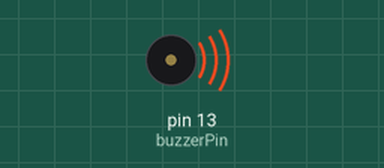
Bench run of a sketch on a simulated Arduino Uno, built with avr-gcc and run on an emulated ATmega328P. Parts: buzzer (waves = sounding). What the sketch prints to the serial monitor is not drawn.

Above: at 0.2 s.
At 20.5 s:
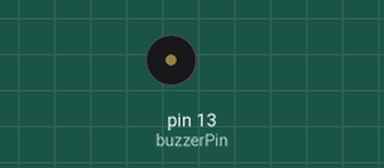
Timing chart, 0 to 22.0 s (numbered marks = the images above):
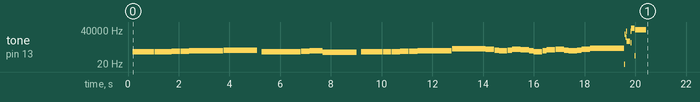

Measured:
- by itself, tone on pin 13 (buzzerPin): plays 294 Hz for 0.85 s, 294 Hz for 0.33 s, 294 Hz for 0.33 s, 330 Hz for 0.33 s, 330 Hz for 0.33 s, 392 Hz for 0.33 s … (51 notes in this stretch)

The sketch:

sketch_sunday_clothes.ino
```cpp
#define PAUSE 0
#define NOTE_B0  31
#define NOTE_C1  33
#define NOTE_CS1 35
#define NOTE_D1  37
#define NOTE_DS1 39
#define NOTE_E1  41
#define NOTE_F1  44
#define NOTE_FS1 46
#define NOTE_G1  49
#define NOTE_GS1 52
#define NOTE_A1  55
#define NOTE_AS1 58
#define NOTE_B1  62
#define NOTE_C2  65
#define NOTE_CS2 69
#define NOTE_D2  73
#define NOTE_DS2 78
#define NOTE_E2  82
#define NOTE_F2  87
#define NOTE_FS2 93
#define NOTE_G2  98
#define NOTE_GS2 104
#define NOTE_A2  110
#define NOTE_AS2 117
#define NOTE_B2  123
#define NOTE_C3  131
#define NOTE_CS3 139
#define NOTE_D3  147
#define NOTE_DS3 156
#define NOTE_E3  165
#define NOTE_F3  175
#define NOTE_FS3 185
#define NOTE_G3  196
#define NOTE_GS3 208
#define NOTE_A3  220
#define NOTE_AS3 233
#define NOTE_B3  247
#define NOTE_C4  262
#define NOTE_CS4 277
#define NOTE_D4  294
#define NOTE_DS4 311
#define NOTE_E4  330
#define NOTE_F4  349
#define NOTE_FS4 370
#define NOTE_G4  392
#define NOTE_GS4 415
#define NOTE_A4  440
#define NOTE_AS4 466
#define NOTE_B4  494
#define NOTE_C5  523
#define NOTE_CS5 554
#define NOTE_D5  587
#define NOTE_DS5 622
#define NOTE_E5  659
#define NOTE_F5  698
#define NOTE_FS5 740
#define NOTE_G5  784
#define NOTE_GS5 831
#define NOTE_A5  880
#define NOTE_AS5 932
#define NOTE_B5  988
#define NOTE_C6  1047
#define NOTE_CS6 1109
#define NOTE_D6  1175
#define NOTE_DS6 1245
#define NOTE_E6  1319
#define NOTE_F6  1397
#define NOTE_FS6 1480
#define NOTE_G6  1568
#define NOTE_GS6 1661
#define NOTE_A6  1760
#define NOTE_AS6 1865
#define NOTE_B6  1976
#define NOTE_C7  2093
#define NOTE_CS7 2217
#define NOTE_D7  2349
#define NOTE_DS7 2489
#define NOTE_E7  2637
#define NOTE_F7  2794
#define NOTE_FS7 2960
#define NOTE_G7  3136
#define NOTE_GS7 3322
#define NOTE_A7  3520
#define NOTE_AS7 3729
#define NOTE_B7  3951
#define NOTE_C8  4186
#define NOTE_CS8 4435
#define NOTE_D8  4699
#define NOTE_DS8 4978

#define TEMPO 180

int buzzerPin = 13;

typedef struct {
    int note;
    int duration;
    bool tied;
} dataNode;

void playNote(dataNode x){
  Serial.print("PlayNote - Signed");
  Serial.print(x.duration);
  Serial.print(" - Actual:");
  //int actualDuration = 1000 /x.duration;

  //note duration
  double d = (60.0 * 1000.0 / (176.0 * 2)) * 4;
  int actualDuration = d / x.duration;

  Serial.println(actualDuration);
  int pauseBetweenNotes = actualDuration *1.3;
  tone(buzzerPin, x.note, actualDuration);
  delay(pauseBetweenNotes);
  //noTone(buzzerPin);
}

dataNode song2[] = {
  {NOTE_C4, 4},
  {NOTE_G3, 8},
  {NOTE_G3, 8},
  {NOTE_A3, 4},
  {NOTE_G3, 4},
  {PAUSE, 4},
  {NOTE_B3, 4},
  {NOTE_C4, 4}
};


// 60,000 ÷ 140 BPM = 428.57 ms per beat/quarter note.
//
//BPM   1/4   1/8   1/8T  1/16  1/32  1/64  1/128
//176   341ms 170ms 114ms 85ms  43ms  21ms  11ms
//
// 8T :: 12


dataNode song[] = {
  // Tempo: 176
  //21
  {PAUSE, 8},
  {NOTE_D4, 8},
  {NOTE_D4, 8},
  {NOTE_D4, 8},
  {NOTE_D4, 4},
  {NOTE_D4, 4},

  //22
  {NOTE_D4, 4},
  {NOTE_E4, 4},
  {NOTE_E4, 4},
  {NOTE_G4, 4},

  //23
  {NOTE_G4, 2},
  {NOTE_FS4 , 4},
  {NOTE_A4, 4, true},

  //24
  {NOTE_A4, 1},

  //25
  {PAUSE, 8},
  {NOTE_D4, 8},
  {NOTE_D4, 8},
  {NOTE_D4, 8},
  {NOTE_D4, 4},
  {NOTE_D4, 4},

  //26
  {NOTE_D4, 4},
  {NOTE_E4, 4},
  {NOTE_G4, 8, true},//dotted
  {NOTE_G4, 4}, //dotted
  {NOTE_FS4, 8},

  //27
  {NOTE_C4, 1, true},

  //28
  {NOTE_C4, 1} ,

  //29
  {PAUSE, 8},
  {NOTE_D4, 8},
  {NOTE_D4, 8},
  {NOTE_D4, 8},
  {NOTE_D4, 4},
  {NOTE_D4, 4},

  //30
  {NOTE_D4, 4},
  {NOTE_E4, 4},
  {NOTE_E4, 4},
  {NOTE_G4, 4},

  //31
  {NOTE_G4, 2},
  {NOTE_FS4, 4},
  {NOTE_D5, 4, true},

  //32
  {NOTE_D5, 1},

  //33
  {NOTE_CS5, 4},
  {NOTE_A4, 8},
  //{NOTE_FS4, 8},
  //{NOTE_FS4, 8},
  {NOTE_FS4, 4},
  {NOTE_A4, 8},
  {NOTE_CS5, 4},

  //34
  {NOTE_B4, 4},
  {NOTE_G4, 8},
  //{NOTE_D4, 8},
  //{NOTE_D4, 8},
  {NOTE_D4, 4},
  {NOTE_G4, 8},
  {NOTE_B4, 4},

  //35
  {NOTE_CS5, 4},
  {NOTE_A4, 8},
  //{NOTE_FS4, 8},
  //{NOTE_FS4, 8},
  {NOTE_FS4, 4},
  {NOTE_A4, 8},
  {NOTE_CS5, 4},

  //36
  {NOTE_E5, 1}
};

int musicSize = (sizeof(song)/sizeof(int)/2);

int songTempo = TEMPO;
long currentNote = -1;
long lastTime = 0;
int lastNoteDuration = 0;

void play(){
  unsigned long currentTime = millis();

  Serial.print("Tied: ");
  Serial.print(song[currentNote].tied);


  if(currentTime > (lastTime + lastNoteDuration) && currentNote <= musicSize){
    Serial.print(" . . ");
    currentNote++;

    //note duration
    double d = (60.0 * 1000.0 / songTempo) * 4;
    int actualDuration = d / song[currentNote].duration;
    if(song[currentNote].tied && (song[currentNote].note == song[currentNote+1].note)){
      int nextNoteDuration = d / song[currentNote+1].duration;
      actualDuration =+ nextNoteDuration;
      currentNote++;
    }

    tone(buzzerPin, song[currentNote].note, actualDuration);
    //delay(actualDuration *1.3);
    //noTone(buzzerPin);
    lastNoteDuration = actualDuration;
    lastTime = currentTime;
  }

  if(currentNote >= musicSize)
  {
    noTone(buzzerPin);
  }
  Serial.println();
}

void setup() {
  Serial.begin(9600);
}

bool songFinished = false;

void loop_orig(){
  if(!songFinished){
    for (int i = 0; i < musicSize; i++) {
      playNote(song[i]);
    }
    songFinished = true;
  }
  delay(250);

}

void loop(){
  play();
}
```
